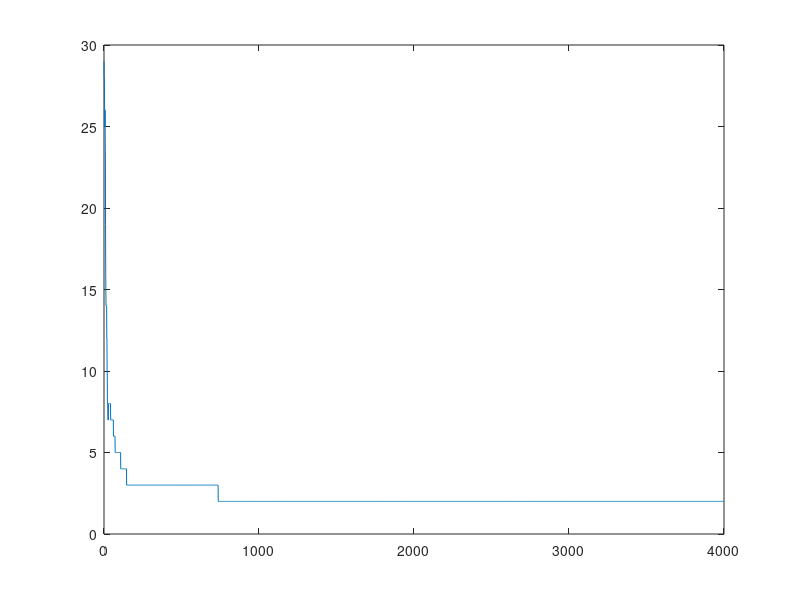

MATLAB code to generate this figure:
%% 
% Question : analyse weights
clear;

%Phi declaration:
phi = @(xxx) (2./(1+exp(-xxx)))-1;

%Phi prime:
phiprime = @(yyy) ((1+yyy).*(1-yyy))/2;

error = [];
alpha = 0.9;
eta = 0.05;
hidden = 3;

 x = eye(8) * 2 - 1;
% x = [1 1 1 1 1 1 1 -1];
[x_row, x_col] = size(x);
w = randn(hidden, x_row);
v = randn(x_row, hidden);
% w = randn(hidden);     %, x_row+1);
%  v = randn(x_row);     %, hidden+1);
dw = 0;
dv = 0;

steps = 0:4000; %init: 20000
for i = steps
    % Forward pass
    hin = w * x; %ones(1, x_col)];
    hout = phi(hin); %ones(1, x_col)];

    oin = v * hout;
    out = phi(oin);

    % Backward pass
    delta_o = (out - x) .* phiprime(out);
    delta_h = (v' * delta_o) .* phiprime(hout);
    delta_h = delta_h(1:hidden, :);

    % Weight update
%     dw = (dw .* alpha) - (delta_h * [x; ones(1, x_col)]') .* (1 - alpha);
    dw = (dw .* alpha) - (delta_h * x') .* (1 - alpha);
    dv = (dv .* alpha) - (delta_o * hout') .* (1 - alpha);
    w = w + dw .* eta;
    v = v + dv .* eta;
    
    error = [error; sum(sum(abs(sign(out) - x) ./ 2))]; %sign= change (-) vals to be -1, positive to be 1
end

sign(out);
plot(steps, error);